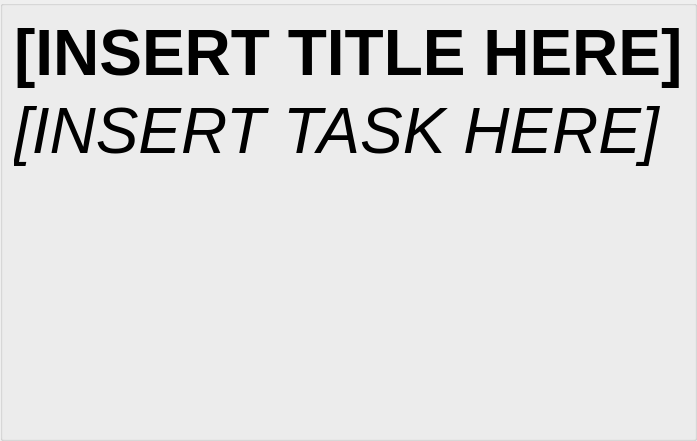
<?xml version="1.0" encoding="UTF-8"?>
<ui version="4.0">
 <class>TaskInstance</class>
 <widget class="QGroupBox" name="TaskInstance">
  <property name="geometry">
   <rect>
    <x>0</x>
    <y>0</y>
    <width>621</width>
    <height>441</height>
   </rect>
  </property>
  <property name="windowTitle">
   <string>GroupBox</string>
  </property>
  <property name="alignment">
   <set>Qt::AlignLeading|Qt::AlignLeft|Qt::AlignTop</set>
  </property>
  <layout class="QGridLayout" name="gridLayout_2">
   <item row="0" column="0">
    <widget class="QLabel" name="title">
     <property name="font">
      <font>
       <pointsize>48</pointsize>
       <weight>75</weight>
       <bold>true</bold>
      </font>
     </property>
     <property name="text">
      <string>[INSERT TITLE HERE]</string>
     </property>
    </widget>
   </item>
   <item row="2" column="0">
    <widget class="QWidget" name="selectionArea" native="true">
     <property name="sizePolicy">
      <sizepolicy hsizetype="Preferred" vsizetype="Preferred">
       <horstretch>0</horstretch>
       <verstretch>1</verstretch>
      </sizepolicy>
     </property>
    </widget>
   </item>
   <item row="1" column="0">
    <widget class="QLabel" name="assignment">
     <property name="font">
      <font>
       <pointsize>48</pointsize>
       <italic>true</italic>
       <underline>false</underline>
      </font>
     </property>
     <property name="text">
      <string>[INSERT TASK HERE]</string>
     </property>
    </widget>
   </item>
  </layout>
 </widget>
 <resources/>
 <connections/>
</ui>
